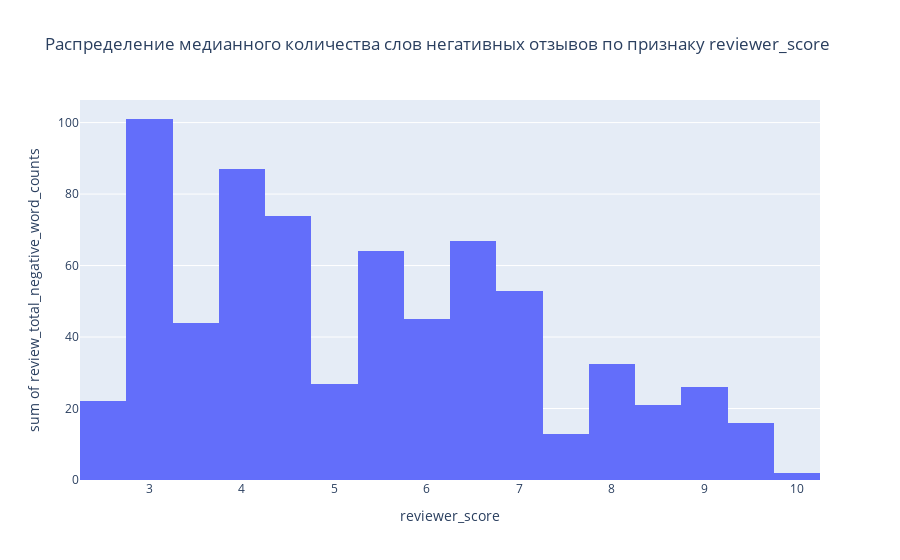

Here is the notebook cell this chart was saved with:
### Markdown cell above
Анализ распределения признаков review_total_negative_word_counts и review_total_positive_word_counts показывает, что оба признака распределены ненормально. В целях повышения точности модели необходимо будет нормализовать данные признаки. Кроме того имеются множественные выбросы значений, что говорит о необходимости нормализацим методом RobustScaler.

### Code cell
# Подготовка даннных для построения зависимости
grouped_data_neg = hotels.groupby(
    by='reviewer_score',
    as_index=False
)['review_total_negative_word_counts'].median()

# Построение зависимости признака reviewer_score от признака review_total_negative_word_counts
px.histogram(
    grouped_data_neg, 
    x='reviewer_score', 
    y='review_total_negative_word_counts',
    title='Распределение медианного количества слов негативных отзывов по признаку reviewer_score',
    nbins=20
)

### Figure 1 — Plotly figure (JSON) as saved in the notebook; plotly's stock layout.template omitted (floating-point values rounded to 4 significant figures)
{"data": [{"alignmentgroup": "True", "bingroup": "x", "histfunc": "sum", "hovertemplate": "reviewer_score=%{x}<br>sum of review_total_negative_word_counts=%{y}<extra></extra>", "legendgroup": "", "marker": {"color": "#636efa", "pattern": {"shape": ""}}, "name": "", "nbinsx": 20, "offsetgroup": "", "orientation": "v", "showlegend": false, "type": "histogram", "x": [2.5, 2.9, 3, 3.1, 3.3, 3.5, 3.8, 4, 4.2, 4.4, 4.5, 4.6, 5, 5.4, 5.5, 5.6, 5.8, 6, 6.3, 6.5, 6.7, 6.9, 7, 7.1, 7.5, 7.9, 8, 8.1, 8.3, 8.5, 8.8, 9, 9.2, 9.4, 9.5, 9.6, 10], "xaxis": "x", "y": [22, 30, 27, 44, 31, 13, 31, 26, 30, 27, 18, 29, 27, 26, 26, 12, 26, 19, 23, 23, 21, 21, 15, 17, 13, 13, 11, 8.5, 12, 9, 10, 8, 8, 5, 6, 5, 2], "yaxis": "y"}], "layout": {"barmode": "relative", "legend": {"tracegroupgap": 0}, "title": {"text": "Распределение медианного количества слов негативных отзывов по признаку reviewer_score"}, "xaxis": {"anchor": "y", "domain": [0, 1], "title": {"text": "reviewer_score"}}, "yaxis": {"anchor": "x", "domain": [0, 1], "title": {"text": "sum of review_total_negative_word_counts"}}}}
